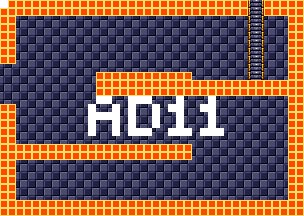

Rendered tile map (Tiled .tmx) drawn with the repository's tilesets; below, a short description and the map source with its tile grids summarised:
An orthogonal 38x27 tile map with 8x8 px tiles, 4 tile layers (background, foreground, room numbers, Objects), 15 tilesets.

<map version="1.5" tiledversion="1.7.1" orientation="orthogonal" renderorder="right-down" width="38" height="27" tilewidth="8" tileheight="8" infinite="0" nextlayerid="11" nextobjectid="1">
 <tileset firstgid="1" source="tilesheets/tsKarniMata.tsx" />
 <tileset firstgid="1025" source="tilesheets/tsVoodooWasp.tsx" />
 <tileset firstgid="2049" source="tilesheets/tsBurial.tsx" />
 <tileset firstgid="3073" source="tilesheets/tsBlueTemple.tsx" />
 <tileset firstgid="4097" source="tilesheets/tsGoddess.tsx" />
 <tileset firstgid="5121" source="tilesheets/tsKonark.tsx" />
 <tileset firstgid="6145" name="sEnemies" tilewidth="8" tileheight="8" tilecount="1024" columns="32">
  <image source="../grapx/tilesheets/sObjects.bmp" trans="ff94ff" width="256" height="256" />
 </tileset>
 <tileset firstgid="7169" source="tilesheets/tsIceTemple.tsx" />
 <tileset firstgid="8193" source="tilesheets/tsLavaArea.tsx" />
 <tileset firstgid="9217" source="tilesheets/tsBossArea.tsx" />
 <tileset firstgid="10241" source="tilesheets/tsPegu.tsx" />
 <tileset firstgid="11265" source="tilesheets/sTiwanakuTemple.tsx" />
 <tileset firstgid="12289" source="tilesheets/sIndraTemple.tsx" />
 <tileset firstgid="13313" source="tilesheets/sTeleport.tsx" />
 <tileset firstgid="14337" source="tilesheets/sObjects.tsx" />
 <layer id="2" name="background" width="38" height="27">
  <data>[1026 cells, 1026 non-empty, 2 distinct tile ids]</data>
 </layer>
 <layer id="1" name="foreground" width="38" height="27">
  <data>[1026 cells, 354 non-empty, 3 distinct tile ids]</data>
 </layer>
 <layer id="7" name="room numbers" width="38" height="27">
  <data>[1026 cells, 41 non-empty, 1 distinct tile ids]</data>
 </layer>
 <layer id="10" name="Objects" width="38" height="27">
  <data>[1026 cells, 0 non-empty, 0 distinct tile ids]</data>
 </layer>
</map>
